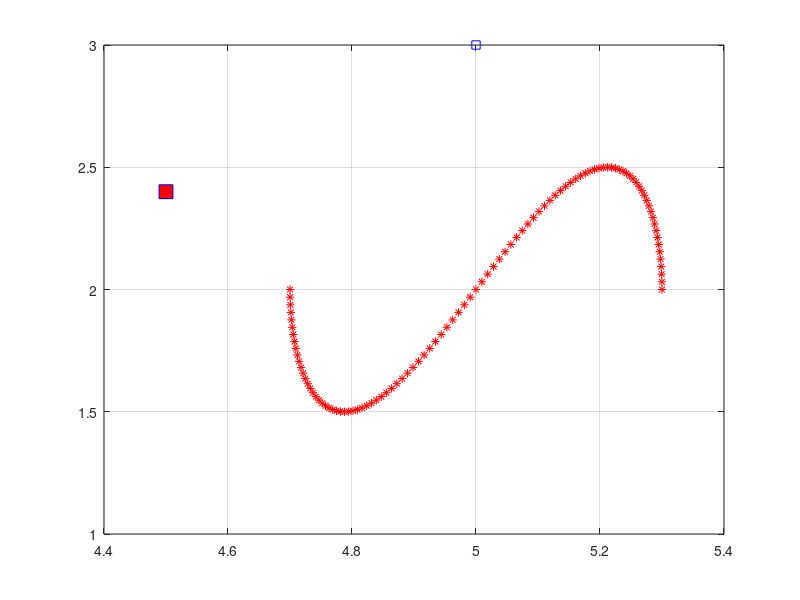
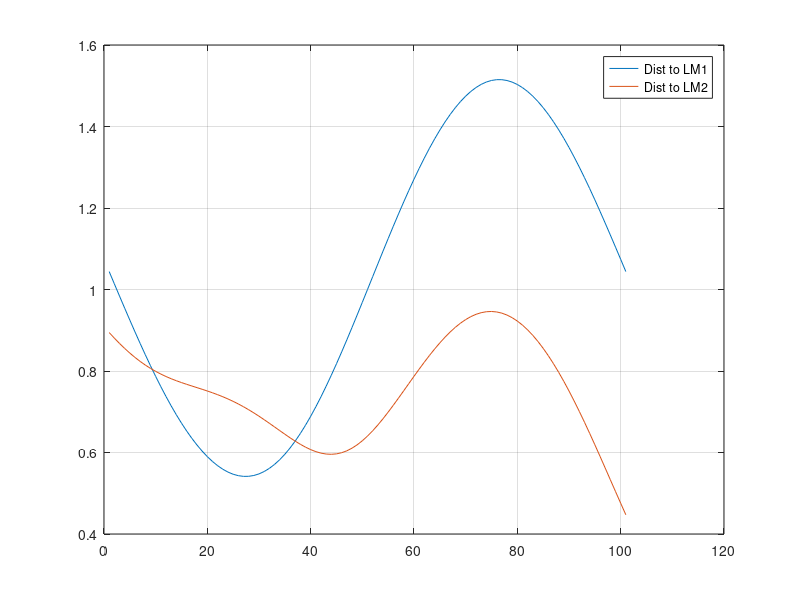

MATLAB code to generate these figures, in order: (Note: this script raises an error after producing the figures.)
%% tut3 Q1
% x=5+0.3*cos(0.1*pi*t), y=2+0.5*sin(0.2*pi*t)
% there are two land marks at (2,5) and (3,10)
% if the robot is taking measurements of the distance between the robot and
% the landmarks every 0.1 second.
% 1. write a program to calculate the trajectory of the robot and plot the
% robot trajectory in red stars
% 2. calculating the distance and angle bteween the robot and the landmarks
% during the motion of the robot
%% trajectory calculation
clear all 
close all
clc
x1=5;
y1=3; %LM1
x2=4.5;
y2=2.4; %LM2

% set figure locations
set(figure(1),'Position',[17 549 310 257])
set(figure(2),'Position',[339 551 343 253])
set(figure(3),'Position',[716 543 310 257])

t=0:0.1:10;
x=5+0.3*cos(0.1*pi*t);
y=2+0.5*sin(0.2*pi*t);
figure(1)
plot(x,y,'r*',x1,y1,'bs',x2,y2,'bs','MarkerSize',10,'MarkerFaceColor','r')
grid on
%% calculate the distance between the robot and landmarks
d1=sqrt((x-x1).*(x-x1)+(y-y1).*(y-y1));     % distance between the robot and Lm1
d2=sqrt((x-x2).*(x-x2)+(y-y2).*(y-y2));     % dist between robot and Lm2
dist=[d1;d2];
figure(2)
plot(dist')
legend('Dist to LM1','Dist to LM2')
grid

%% claculating the angle between the robot and landmarks
ang1=atan2((y1-y),(x1-x));
ang1=wrapTo2Pi(ang1);
ang2=atan2((y2-y),(x2-x));
ang2=wrapTo2Pi(ang2);
ang=[ang1;ang2];
figure(3)
plot(ang')
legend('Ang to LM1','Ang to LM2')
grid

%% animation
disp('Animating...')
jm=size(d1,2);
pause('on')
for j=2:jm      % plot every time step
    figure(1)
    plot(x(1:j),y(1:j),'r*',x1,y1,'bs',x2,y2,'bs','MarkerSize',10,'MarkerFaceColor','r')
    grid on
    
    figure(2)
    plot(dist(:,1:j)')
    legend('Dist to LM1','Dist to LM2')
    grid on
    figure(3)
    plot(ang(:,1:j)')
    legend('Ang to LM1','Ang to LM2')
    grid on
    pause(0.2)
end
disp('ALL DONE!!!')
    
